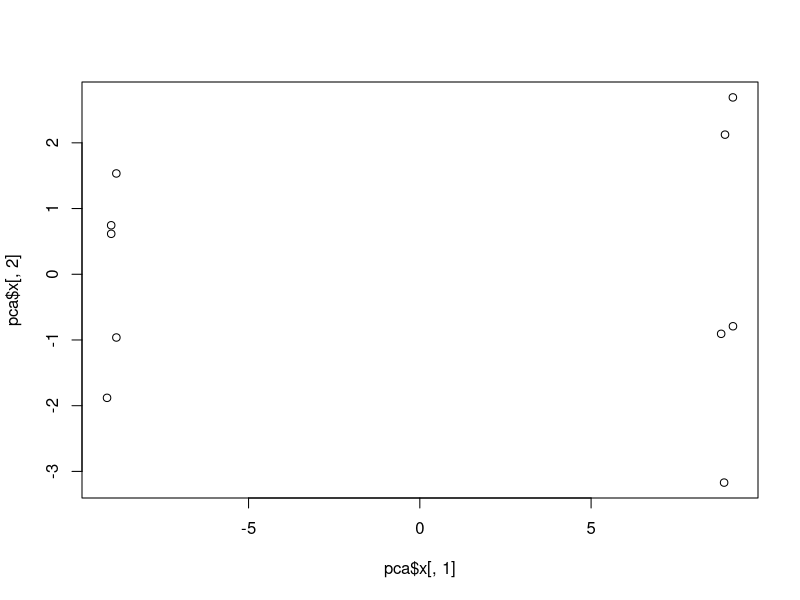
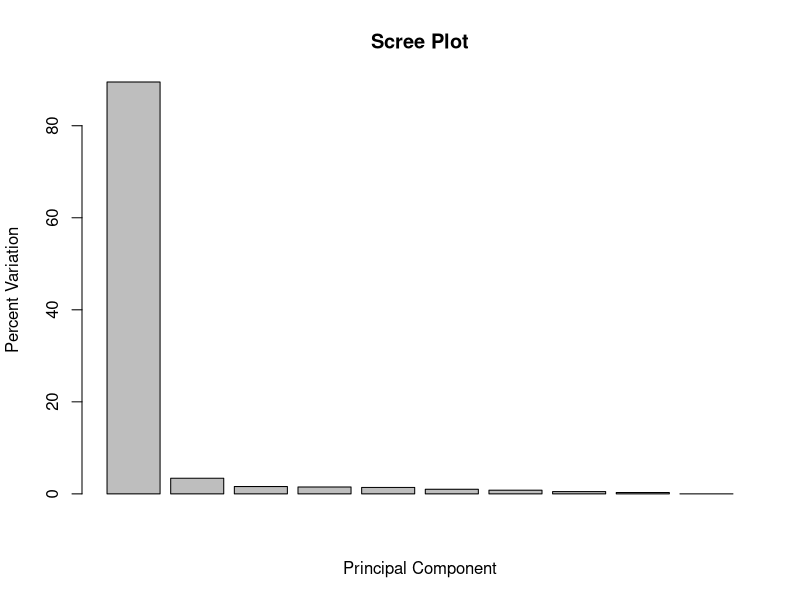
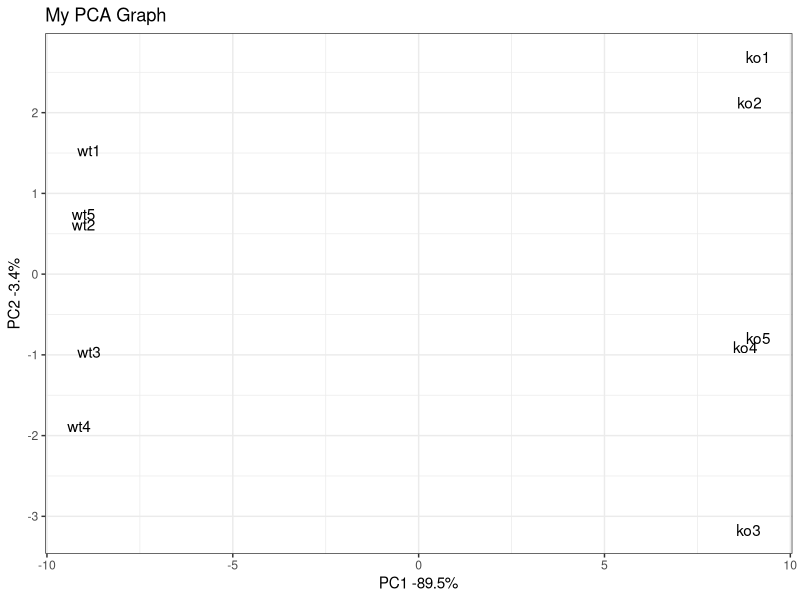

Source code (R) for these figures, in order:
### StatQuest: PCA in R

## Install packages
install.packages("ggplot2")

### Create Dataset (10 samples of mice, 100 genes per sample) where the 
### first five samples are wt (wildtype) and the last five samples are ko
### (knock out). Genes are named 1 through 100.

data.matrix <- matrix(nrow=100, ncol=10)
colnames(data.matrix) <- c(
  paste("wt", 1:5, sep=""),
  paste("ko", 1:5, sep=""))
rownames(data.matrix) <- paste("gene", 1:100, sep="")
for (i in 1:100) {
  wt.values <- rpois(5, lambda=sample(x=10:1000, size=1))
  ko.values <- rpois(5, lambda=sample(x=10:1000, size=1))
  
  data.matrix[i,] <- c(wt.values, ko.values)
}
head(data.matrix)

### PCA Analysis

pca = prcomp(t(data.matrix), scale=TRUE) #data needed to be transposed t()

plot(pca$x[,1], pca$x[,2]) #plots the first two principle components (PC)

pca.var = pca$sdev^2 #how much variation each PC accounts for
pca.var.per = round(pca.var/sum(pca.var)*100,1) #in percent
barplot(pca.var.per, main="Scree Plot", xlab="Principal Component", ylab="Percent Variation")

library(ggplot2)

pca.data = data.frame(Sample=rownames(pca$x), #reformatting data for ggplot
                      X=pca$x[,1],
                      Y=pca$x[,2])
pca.data

ggplot(data=pca.data, aes(x=X, y=Y, label=Sample)) + #define X, Y, labels
  geom_text() + #plot the labels
  xlab(paste("PC1 -", pca.var.per[1], "%", sep="")) +  #X and Y axis labels
  ylab(paste("PC2 -", pca.var.per[2], "%", sep="")) + 
  theme_bw() + #white background
  ggtitle("My PCA Graph") #add title

loading_scores = pca$rotation[,1]  

gene_scores = abs(loading_scores)

gene_score_ranked = sort(gene_scores, decreasing = TRUE)

top_10_genes = names(gene_score_ranked[1:10])

top_10_genes #top 10 genes with the largest loading score magnitudes

pca$rotation[top_10_genes,1] #shows the scores (w/ sign) positive loading scores
# push samples to the right of the graph
